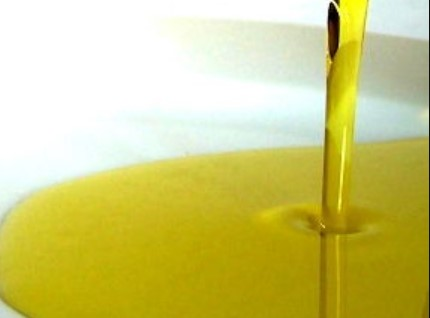
#> input picture oli.jpg, 430 x 318 px
$ python lib_hsv.py
#> lines starting #> are read from the running program, lines starting #| are printed output that depends on the picture
import cv2
import sys
import numpy as np

# np.set_printoptions(threshold=sys.maxsize)
img = cv2.imread('oli.jpg')
#> img is the input picture: shape (318, 430, 3); mean B, G, R 122.9, 204, 208.3

width = 200
height = 200
dim = (width, height)
# resize image
rd = cv2.resize(img, dim, interpolation=cv2.INTER_AREA)
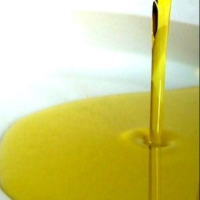
#> rd: shape (200, 200, 3); mean B, G, R 122.9, 204, 208.3

img_HSV = cv2.cvtColor(rd, cv2.COLOR_BGR2HSV)
#> img_HSV: shape (200, 200, 3); mean H, S, V 33.4, 124.8, 211.8
H = cv2.normalize(img_HSV[:,:,0].astype('float'), None, 0.0, 1.0, cv2.NORM_MINMAX) #cek dadi range 0 - 1
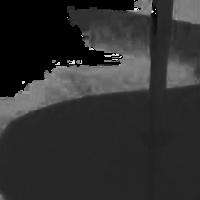
#> H: shape (200, 200) float64; min 0, max 1, mean 0.186
S = cv2.normalize(img_HSV[:,:,1].astype('float'), None, 0.0, 1.0, cv2.NORM_MINMAX) #cek dadi range 0 - 1
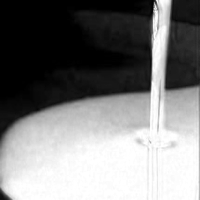
#> S: shape (200, 200) float64; min 0, max 1, mean 0.49
V = cv2.normalize(img_HSV[:,:,2].astype('float'), None, 0.0, 1.0, cv2.NORM_MINMAX) #cek dadi range 0 - 1
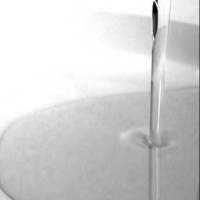
#> V: shape (200, 200) float64; min 0, max 1, mean 0.827
cv2.imshow('HSV image', img_HSV)
print('Hueeee', H)
#> (printed output is left out)
print('Saturationnn', S)
#> (printed output is left out)
print('Valueee', V)
#> (printed output is left out)
# [8 lines of commented-out code are left out]

cv2.waitKey(0)
cv2.destroyAllWindows()
